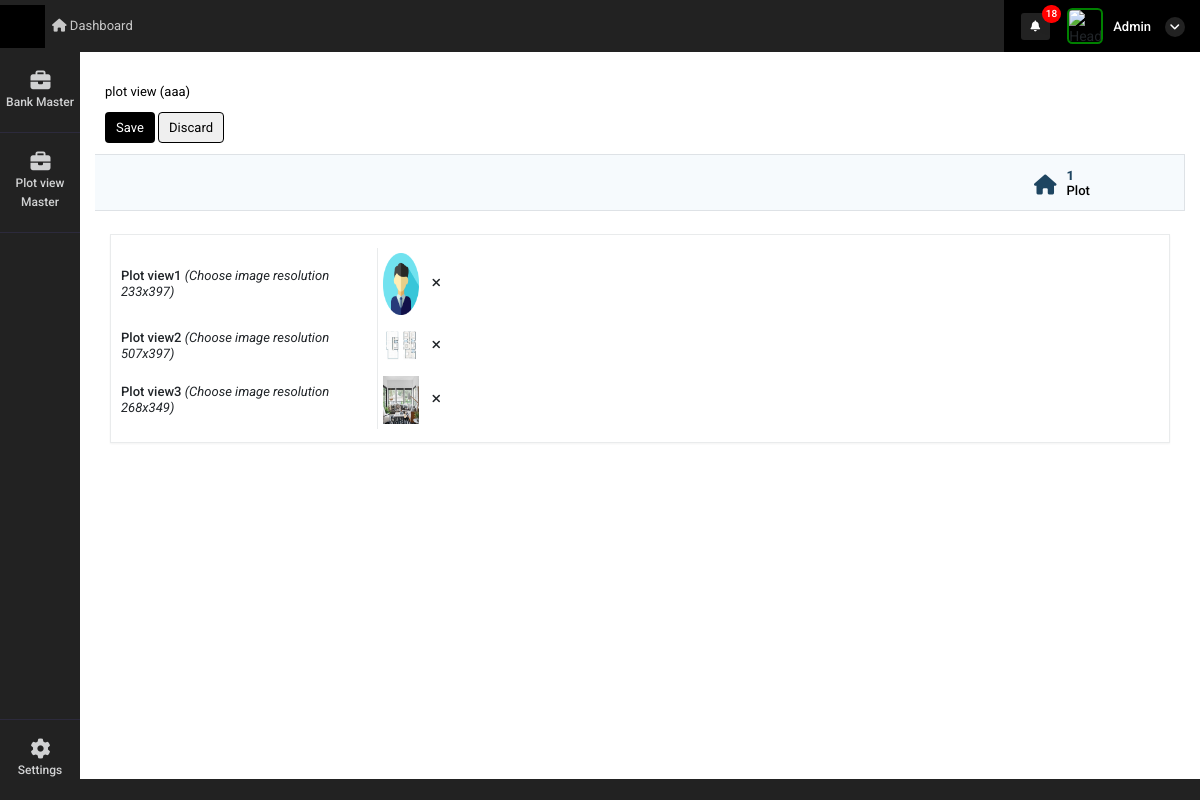
Page /plot_view_details?id=1 (signed in) on the committed database.
### super_admin/models.py (models this page shows)
class common(models.Model):  # COMM0N
    dt = models.DateField(auto_now=True)
    tm = models.TimeField(auto_now=True)
    updated = models.DateTimeField(default=timezone.now)
    status = models.CharField(max_length=255, null=True)
    class Meta:
        abstract = True

class plot_view_master(common):
    unit_type = models.CharField(max_length=255,null=True)

class plot_view_master_image(common):
    mapping_id = models.ForeignKey(plot_view_master,on_delete=models.CASCADE,related_name="plot_view_master_mapping_id", null=True)
    attached_file = models.FileField(upload_to="plot_view_master_image",null=True)
    image_type = models.CharField(max_length=255,null=True)
    image_name = models.CharField(max_length=255,null=True)
    dt = models.DateField(auto_now_add=True)
    tm = models.TimeField(auto_now_add=True)
    plot_type = models.CharField(max_length=255,null=True)
    status = models.CharField(max_length=255,null=True)

### super_admin/views.py (the view, shortened to what this page needs)
# urls.py: path('plot_view_details',views.plot_view_details,name='plot_view_details'),
def plot_view_details(request):
    id = request.GET.get("id")
    data = plot_view_master.objects.get(id=id)
    plot_view1 = ""
    try:
        plot_view1 = plot_view_master_image.objects.get(mapping_id_id=id,plot_type="view1")
    except:
        pass
    plot_view2 = ""
    try:
        plot_view2 = plot_view_master_image.objects.get(mapping_id_id=id,plot_type="view2")
    except:
        pass
    plot_view3 = ""
    try:
        plot_view3 = plot_view_master_image.objects.get(mapping_id_id=id,plot_type="view3")
    except:
        pass
    total_intractive = intractive_map.objects.filter(UType=data.unit_type).count()
    context = {
        'data':data,
         'bank_nav':1,
         'plot_view1':plot_view1,
         'plot_view2':plot_view2,
         'plot_view3':plot_view3,
         'total_intractive':total_intractive
    }
    return render(request,'super_admin/plot_view_details.html',context)

### super_admin/templatetags/notification.py (called while the page is built, shortened)
@register.filter(name='get_notifications')
def get_notifications(value,args):
    user_dat = User.objects.get(id=value.id)
    st = user_dat.is_superuser
    data_count = ''
    if st == True:
        data_count = user_request_plot.objects.filter(read_status=0).count()
    return data_count

@register.filter(name='get_loginUsernameImage')
def get_loginUsernameImage(value,args):
    user_dat = User.objects.get(id=value.id)
    st = user_dat.is_superuser
    image_url = ''
    if st == True:
        image_url = 'http://10.10.10.119:8000/static/adminicon.jpg'
    else:
        user_data = user_Details.objects.get(auth_user=value.id)
        if user_data.atatchment == '':
            image_url = 'http://10.10.10.119:8000/static/adminicon.jpg'
        else:
            image_url ='../media/'+str(user_data.atatchment)
    return image_url

### super_admin/templates/super_admin/plot_view_details.html (shortened to what this page needs)
{% extends "super_admin/base10.html" %}
{% load static %}
{% block content %}
<link rel="stylesheet"
    href="https://cdnjs.cloudflare.com/ajax/libs/bootstrap-select/1.14.0-beta2/css/bootstrap-select.min.css">
<form action="" method="POST"  enctype="multipart/form-data" name="frmUser">
    <div class="container-fluid mt-4">
        <div class="row">
            <div class="col-12 px-0">
                <div class="page-title-box d-sm-flex align-items-center justify-content-between">
                    <div class="page-title-left">
                        <ol class="breadcrumb m-0">
                            <li class="breadcrumb-item"><a href="plot_view_master">plot view ({{data.unit_type}})</a>
                            </li>
                        </ol>
                        <div class="margn">
                            <a><button type="submit" style="padding: 5px 10px !important;"
                                    class="btn btn-prim pay">
                                    Save
                                </button></a>
                            <a href="plot_view_master"><button style="padding: 5px 10px !important;" type="button"
                                    class="btn btn-pri pay discard-payroll"> Discard
                                </button></a>
                        </div>
                    </div>
                </div>
            </div>
        </div>
        <div class="d-flex justify-content-end nav nav-tabs nav-pay nav-contact mb-2">
            <div>
                <ul class="nav" role="tablist">
                    <li class="nav-item d-flex align-items-center">
                        <a href="plot_view_based_plot?u_type={{data.unit_type}}" class="nav-link active d-flex">
                            <i class="fas fa-home"></i>
                            <div class="line"><span class="txt-clr">{{total_intractive}}</span><br>
                                <span>Plot</span></div>
                        </a>
                    </li>
                </ul>
            </div>
        </div>
        <div class="row pay-main">
            <div class="col-lg-12 px-0">
                <div class="card noti-card" id="orderList">
                    <div class="card-body bb-0 pt-0 p-0">
                        <div>
                            <div class="payslip mb-5">
                                <div class="row pay-main my-2">
                                    <div class="col-md-6 cust-details p-0">
                                        <div class="row">
                                            <div class="col-md-6 br-right d-flex align-items-center">
                                                <h6>Plot view1 <I style="font-weight: normal;">(Choose image resolution 233x397)</I></h6>
                                            </div>
                                            <div class="col-md-6 d-flex align-items-center">
                                                <div class="file-upload">
                                                    <a target="_blank" href="../media/{{plot_view1.attached_file}}"><img {% if plot_view1 == None  %} style="display: none" {% elif plot_view1 == "" %} style="display: none"  {% else %}  {% endif %}  class="plot_view_image1" style="width: 18%;
                                                        padding: 5px 9px 5px 0;" src="../media/{{plot_view1.attached_file}}"></a>
                                                        <li {% if plot_view1 == None  %} style="display: none" {% elif plot_view1 == "" %} style="display: none"  {% else %}  {% endif %} id="plot_view_image11" onclick="plot_view1_onclick()" style="cursor: pointer"  class="fa fa-remove"></li>
                                                </div>
                                            </div>
                                        </div>
                                        <div class="row">
                                            <div class="col-md-6 br-right d-flex align-items-center">
                                                <h6>Plot view2 <I style="font-weight: normal;">(Choose image resolution 507x397)</I></h6>
                                            </div>
                                            <div class="col-md-6 d-flex align-items-center">
                                                <div class="file-upload">
                                                    <a target="_blank" href="../media/{{plot_view2.attached_file}}"><img {% if plot_view2 == None  %} style="display: none" {% elif plot_view2 == "" %} style="display: none"  {% else %}  {% endif %}  class="plot_view_image2" style="    width: 18%;
                                                        padding: 5px 9px 5px 0;" src="../media/{{plot_view2.attached_file}}"></a>
                                                        <li {% if plot_view2 == None  %} style="display: none" {% elif plot_view2 == "" %} style="display: none"  {% else %}  {% endif %} id="plot_view_image22" onclick="plot_view2_onclick()" style="cursor: pointer"  class="fa fa-remove"></li>
                                                  </div>
                                            </div>
                                        </div>
                                        <div class="row">
                                            <div class="col-md-6 br-right d-flex align-items-center">
                                                <h6>Plot view3 <I style="font-weight: normal;">(Choose image resolution 268x349)</I> </h6>
                                            </div>
                                            <div class="col-md-6 d-flex align-items-center">
                                                <div class="file-upload">
                                                    <a target="_blank" href="../media/{{plot_view3.attached_file}}"><img {% if plot_view3 == None  %} style="display: none" {% elif plot_view3 == "" %} style="display: none"  {% else %}  {% endif %}  class="plot_view_image3" style="    width: 18%;
                                                        padding: 5px 9px 5px 0;" src="../media/{{plot_view3.attached_file}}"></a>
                                                        <li {% if plot_view3 == None  %} style="display: none" {% elif plot_view3 == "" %} style="display: none"  {% else %}  {% endif %} id="plot_view_image33" onclick="plot_view3_onclick()" style="cursor: pointer"  class="fa fa-remove"></li>
                                                  </div>
                                            </div>
                                        </div>
                                    </div>
                                </div>
                            </div>
                        </div>
                    </div>
                </div>
            </div>
        </div>
    </div>
</form>
{% endblock %}

### super_admin/templates/super_admin/base10.html (shortened to what this page needs)
<!doctype html>
<html lang="en">
    {% load static %}
    {% load notification %}
<head>
    <link rel="stylesheet" href="{% static 'admin/css/morris.css' %}">
    <link href="{% static 'admin/css/bootstrap.min.css' %}" rel="stylesheet" type="text/css" />
    <link href="{% static 'admin/css/icons.css' %}" rel="stylesheet" type="text/css" />
    <link href="{% static 'admin/css/style.css' %}" rel="stylesheet" type="text/css" />
</head>
<body class="">
    <div id="wrapper">
        <div class="left side-menu">
            <div class="slimscroll-menu" id="remove-scroll">
                <div id="sidebar-menu" class="sidaber_menu">
                    <ul class="" id="side-menu">
                        {% if bank_nav == 1 %}
                        <li>    <a href="bank_master" class="splnav just_load_please"> <i class="fas fa-briefcase"></i>        <p>Bank Master</p>    </a></li>
                        <li>    <a href="plot_view_master" class="splnav just_load_please"> <i class="fas fa-briefcase"></i>        <p>Plot view Master</p>    </a></li>
                                                {% endif %}
                                                <li class="bootm_toggle_settings_button ">
                                                    <a class="splnav bdr_btmnone_nav" href="profile"> <i class="fa fa-cog"></i>
                                                        <p>Settings</p>
                                                    </a>
                                                </li>
                    </ul>
                </div>
            </div>
        </div>
        <div class="content-page">
            <div class="topbar">
                <div class="navbar-header">
                    <div class="d-flex">
                        <div class="binance">
                        </div>
                    </div>
                    <ul class="navbar-nav1 bg-2 col">
                        <li class="nav-item d-none d-sm-inline-block">
                            <a href="home" class="nav-link"><i class="fa fa-home"></i> Dashboard</a>
                        </li>
                    </ul>
                    <div class="d-flex align-items-center icns">
                        <div class="dropdown topbar-head-dropdown ms-1 header-item">
                            <a href="view_all_activity">
                                <i class="fas fa-bell fs-icn">
                                    <span
                                        class="position-absolute topbar-badge fs-9 translate-middle badge rounded-pill bg-red">{{ request.user|get_notifications:"sss" }}</span></i>
                                    </a>
                        </div>
                        <div class="dropdown header-item topbar-user king button-drpdown">
                            <span class="d-flex align-items-center drpdown-toggle">
                                <img class="header-profile-user" src="{{ request.user|get_loginUsernameImage:"sss" }}" alt="Header Avatar">
                                <span class="text-start ms-xl-2">
                                    <span class="d-none d-xl-inline-block ms-1 fw-medium user-name-text">  {{request.user.username|title}}</span>
                                    <i class="pro-icn fa fa-angle-down"></i>
                                </span>
                            </span>
                        </div>
                    </div>
                </div>
            </div>
            <div class="content">
                {% block content %}
                {% endblock %}
            </div>
            <footer class="footer">
                <div class="container-fluid">
                    <div class="row">
                        <div class="col-sm-6">
                        </div>
                        <div class="col-sm-6">
                        </div>
                    </div>
                </div>
            </footer>
        </div>
    </div>
</body>
</html>

### super_admin/templates/super_admin/plot_view_details.html (style rules this page uses)
.file-upload { display:block;font-family: Helvetica, Arial, sans-serif;font-size: 12px;width: 100%; }

### rows in the picture
plot_view_master: unit_type "aaa"
plot_view_master_image: attached_file (picture)
plot_view_master_image: attached_file (picture)
plot_view_master_image: attached_file (picture)

### other values in the picture
{{ request.user|get_notifications:"sss" }} "18"
{{ request.user.username|title }} "Admin"
{{ total_intractive }} "1"
